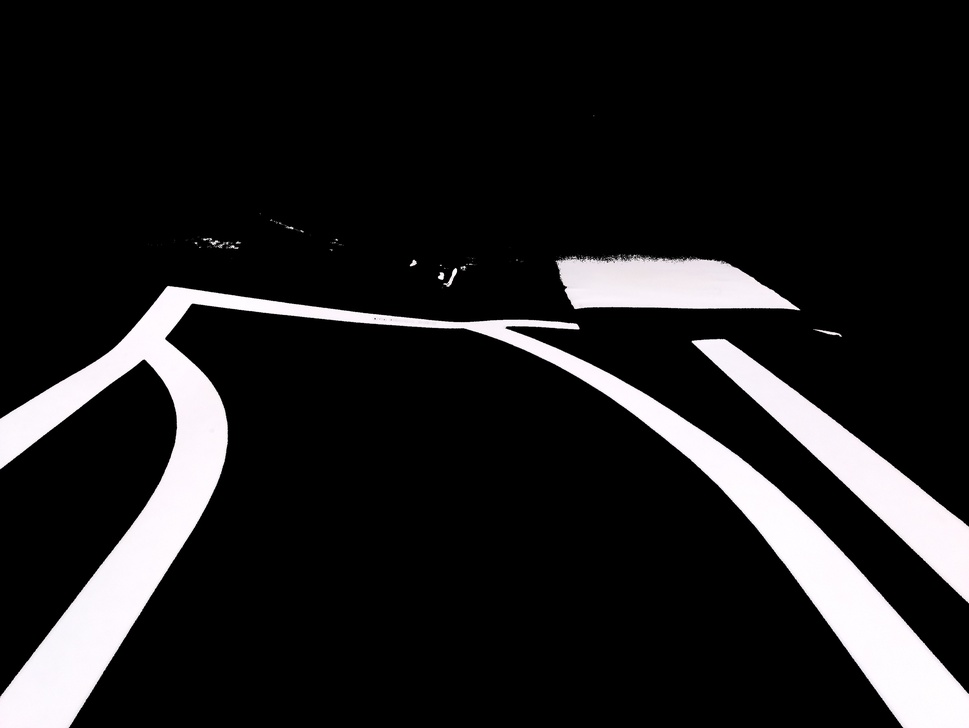
#> input picture images_curved.jpg, 969 x 728 px, shrunk from 3280 x 2464 before the run
$ python -i new_single_line_support_functions.py   (imports and definitions only)
#> lines starting #> are read from the running program, lines starting #| are printed output that depends on the picture; after the words box and inside, x2 and y2 are one past the last pixel; in counts of white or black regions, pixels touching at a corner belong together; long printed decimals are rounded
#> further down, picture is the input picture: shape (728, 969, 3); mean B, G, R 30.5, 29.9, 30.5
#> in auto_guide, `img = cv2.cvtColor(frame, cv2.COLOR_BGR2HLS)`: img: shape (728, 969, 3); mean of channels 0, 1, 2 19.8, 30.2, 22.6
#!/usr/bin/env python
# coding: Latin-1

import cv2
import numpy as np
import time


def mask_color(frame, color):
    # [10 lines of commented-out code are left out]
    white = [[0, 180, 0], [255, 255, 255]]
    orange = [[0, 0, 50], [15, 255, 255]]


    if color=='white':

        lower = np.array(white[0])
        upper = np.array(white[1])

    elif color=='orange':
        lower = np.array(orange[0])
        upper = np.array(orange[1])


    # mask = cv2.inRange(frame, lower ,upper)
    mask = cv2.inRange(frame[:,:,1],np.asarray([180]),np.asarray([255]))
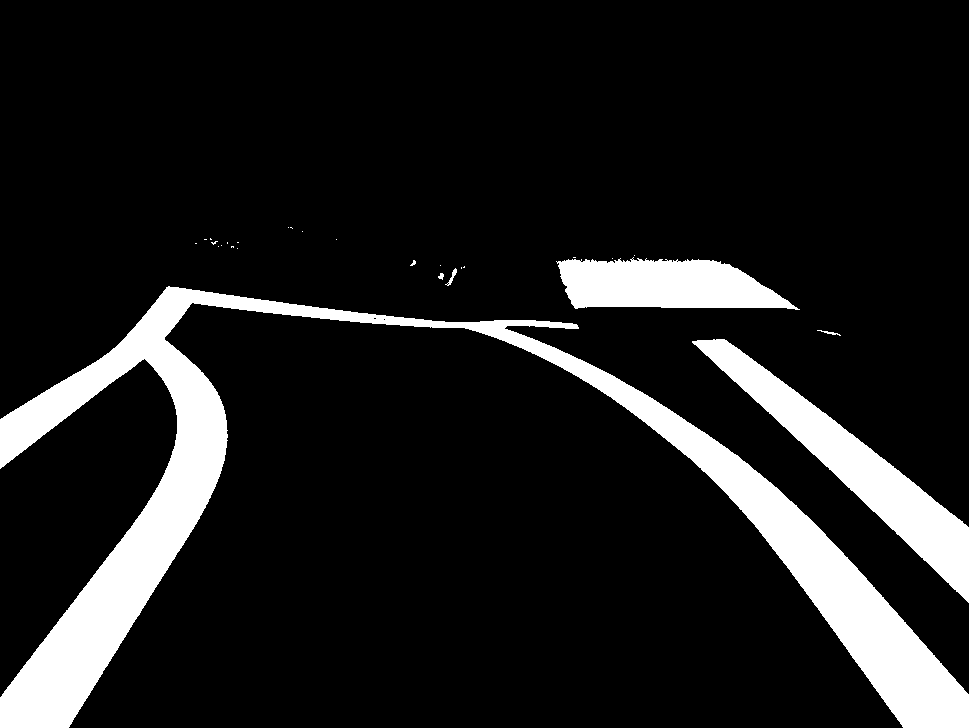
#> mask: shape (728, 969); 11.9% white; 27 white regions (21 under 20 px), largest, box (x1, y1, x2, y2) and area: (0, 286, 969, 728) 60522, (692, 339, 969, 603) 14142, (556, 257, 800, 310) 9316, (445, 268, 457, 286) 60, (817, 330, 841, 336) 42, (438, 273, 444, 280) 27
    output = cv2.bitwise_and(frame[:,:,1], frame[:,:,1], mask = mask)

    # [5 lines of commented-out code are left out]

    return output, mask


def steering_angle_calculation(frame, color, value_threshold=80):

    masked_image, _ = mask_color(frame, color=color)
    # print np.max(masked_image)
    # sums = np.sum(masked_image, axis=2)
    sums = masked_image
    height, width = sums.shape
#> height = 728; width = 969
    flag_end_of_line_on_x = False
    try:
        (y,x)=np.where(sums > value_threshold)


        # --------------------------------------------------
        # New condition for when the line has a slope > 45 deg
        # --------------------------------------------------
        length_of_top_row = len(x[np.where(y==np.min(y))])
#> length_of_top_row = 3

        if length_of_top_row < 20:
            (x,y)=np.where(sums > value_threshold)
            flag_end_of_line_on_x = True

            # [8 lines of commented-out code are left out]


            x_min_median = np.median(x[np.where(y==np.min(y))])
#> x_min_median = 459
            x_max_median = np.median(x[np.where(y==np.max(y))])
#> x_max_median = 581.5

            y_max = np.max(y) - 30
#> y_max = 938
            y_min = np.min(y)
#> y_min = 0


            y_middle_calc_line = (y_min + y_max)/2
#> y_middle_calc_line = 469
            x_middle_calc_line = (x_min_median + x_max_median)/2
#> x_middle_calc_line = 520.2


            y_middle_line = height/2
#> y_middle_line = 364
            x_middle_line = width/2
#> x_middle_line = 484.5


        # --------------------------------------------------
        # --------------------------------------------------
        else:
            x_min_median = np.median(x[np.where(y==np.min(y))])
            x_max_median = np.median(x[np.where(y==np.max(y)-30)])

            y_max = np.max(y) - 30
            y_min = np.min(y)


            y_middle_calc_line = (y_min + y_max)/2
            x_middle_calc_line = (x_min_median + x_max_median)/2


            y_middle_line = height/2
            x_middle_line = width/2


        if x_middle_calc_line - x_middle_line < 0:
            distance_from_center = -np.sqrt((x_middle_calc_line - x_middle_line)**2 + (y_middle_calc_line - y_middle_line)**2)
        else:
            distance_from_center = np.sqrt((x_middle_calc_line - x_middle_line)**2 + (y_middle_calc_line - y_middle_line)**2)
#> distance_from_center = 110.9


        relative_distance_from_center = distance_from_center / (width/2)
#> relative_distance_from_center = 0.229
        # print("relative distance from center", relative_distance_from_center)


        if x_min_median != x_max_median:
            # --------------------------------------------------
            # New condition for when the line has a slope > 45 deg
            # --------------------------------------------------
            if flag_end_of_line_on_x:
                steering_angle = np.rad2deg(-np.arctan((x_min_median - x_max_median)/(y_min - y_max)))
#> steering_angle = -7.44
            # --------------------------------------------------
            # --------------------------------------------------
            else:
                steering_angle = np.rad2deg(-np.arctan((y_min - y_max)/(x_min_median - x_max_median)))

        elif x_min_median == x_max_median:
            steering_angle = 0


        if steering_angle < 0:
            corr_steering_angle = -(steering_angle + 90)
#> corr_steering_angle = -82.56
        elif steering_angle > 0:
            corr_steering_angle = 90 - steering_angle
        else:
            corr_steering_angle = 0

        if np.abs(corr_steering_angle) < 8:
            corr_steering_angle = 0
        else:
            pass


        line_length = np.sqrt((x_max_median - x_min_median)**2 + (y_max - y_min)**2)
#> line_length = 946

        if line_length > height/2:
            flag_line_successfully_detected = True
        else:
            flag_line_successfully_detected = False

        if not flag_line_successfully_detected:
            print("no line detected due to short line")
            corr_steering_angle = 0
            relative_distance_from_center = 0
            x_min_median = width/2
            x_max_median = width/2
            y_min = 0
            y_max = height
            steering_angle = 0

    except:
        print("no line detected")
        corr_steering_angle = 0
        relative_distance_from_center = 0
        x_min_median = width/2
        x_max_median = width/2
        y_min = 0
        y_max = height
        steering_angle = 0

    print('rel dist from center: ', relative_distance_from_center)
#| rel dist from center:  0.2289

    return corr_steering_angle, relative_distance_from_center, x_min_median, y_min, x_max_median, y_max, flag_end_of_line_on_x


# [15 lines of commented-out code are left out]


def auto_guide(frame, color="white"):

    img = cv2.cvtColor(frame, cv2.COLOR_BGR2HLS)
    steering_angle, relative_distance_from_center, _, _, _, _, _ = steering_angle_calculation(img, color=color)
#> steering_angle = -82.56; relative_distance_from_center = 0.229
    # power_change = Power_Change(steering_angle, relative_distance_from_center)

    return steering_angle, relative_distance_from_center#, sums

>>> import cv2
>>> picture = cv2.imread('images_curved.jpg')
>>> result = auto_guide(picture)
#> result = (-82.56, 0.229)
